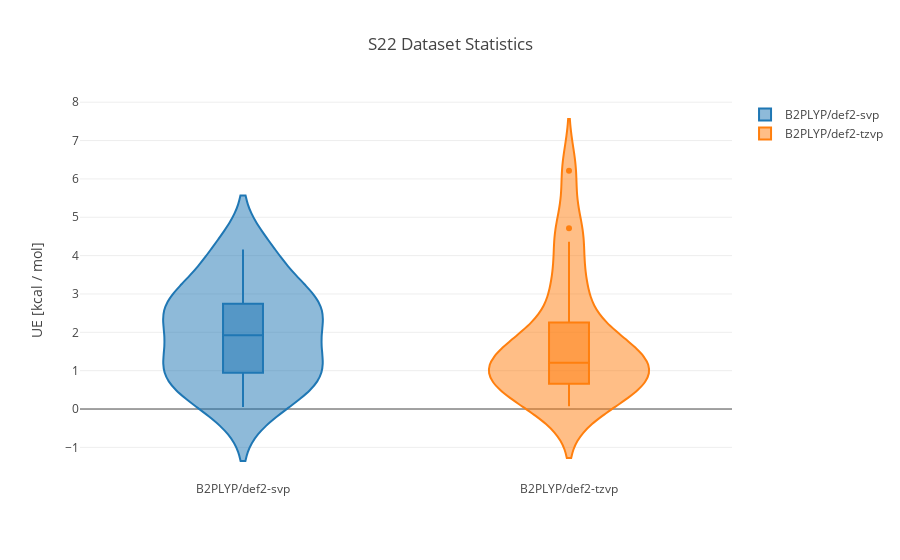

Notebook source saved alongside this figure:
### Code cell
ds.visualize(method="B2PLYP", basis=["def2-svp", "def2-tzvp"], bench="S220", kind="violin")

### Figure 1 — Plotly figure (JSON) as saved in the notebook; plotly's stock layout.template omitted (floating-point values rounded to 4 significant figures)
{"data": [{"box": {"visible": true}, "name": "B2PLYP/def2-svp", "type": "violin", "uid": "f0a01d6e-4d9a-4634-891f-e81254f4a88f", "y": [2.739, 3.823, 2.633, 1.994, 2.687, 1.388, 0.7325, 0.9458, 0.9789, 0.1984, 0.7853, 0.05522, 2.818, 4.158, 4.117, 1.847, 0.5388, 1.054, 2.488, 1.619, 2.747, 2.947]}, {"box": {"visible": true}, "name": "B2PLYP/def2-tzvp", "type": "violin", "uid": "5de79985-32e7-48e4-8593-d95ebfc01dff", "y": [1.114, 6.21, 1.701, 0.07572, 3.059, 1.765, 0.8871, 1.07, 1.228, 0.2758, 1.183, 0.407, 0.9709, 0.4801, 4.715, 2.259, 0.5647, 1.514, 3.288, 1.591, 4.361, 0.6609]}], "layout": {"title": {"text": "S22 Dataset Statistics"}, "yaxis": {"title": {"text": "UE [kcal / mol]"}}}}
